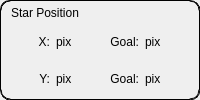
        <widget class="QFrame" name="star_pos_layout">
         <property name="sizePolicy">
          <sizepolicy hsizetype="Preferred" vsizetype="Preferred">
           <horstretch>0</horstretch>
           <verstretch>0</verstretch>
          </sizepolicy>
         </property>
         <property name="styleSheet">
          <string notr="true">border-radius: 10px;
border-style: ridge;
border-width: 1px;</string>
         </property>
         <property name="frameShape">
          <enum>QFrame::Panel</enum>
         </property>
         <layout class="QGridLayout" name="gridLayout_5" rowstretch="0,0,0" columnstretch="0,0,0,0">
          <property name="leftMargin">
           <number>10</number>
          </property>
          <property name="topMargin">
           <number>5</number>
          </property>
          <property name="rightMargin">
           <number>15</number>
          </property>
          <property name="bottomMargin">
           <number>5</number>
          </property>
          <property name="verticalSpacing">
           <number>-1</number>
          </property>
          <item row="2" column="2">
           <widget class="QLabel" name="goal_y_label">
            <property name="styleSheet">
             <string notr="true">border: 0px</string>
            </property>
            <property name="text">
             <string>Goal:</string>
            </property>
            <property name="alignment">
             <set>Qt::AlignRight|Qt::AlignTrailing|Qt::AlignVCenter</set>
            </property>
           </widget>
          </item>
          <item row="2" column="1">
           <widget class="QLabel" name="star_pos_y_act">
            <property name="styleSheet">
             <string notr="true">border: 0px</string>
            </property>
            <property name="text">
             <string>pix</string>
            </property>
           </widget>
          </item>
          <item row="1" column="1">
           <widget class="QLabel" name="star_pos_x_act">
            <property name="styleSheet">
             <string notr="true">border: 0px</string>
            </property>
            <property name="text">
             <string>pix</string>
            </property>
           </widget>
          </item>
          <item row="1" column="0">
           <widget class="QLabel" name="star_pos_x_label">
            <property name="styleSheet">
             <string notr="true">border: 0px</string>
            </property>
            <property name="midLineWidth">
             <number>0</number>
            </property>
            <property name="text">
             <string>X:</string>
            </property>
            <property name="alignment">
             <set>Qt::AlignRight|Qt::AlignTrailing|Qt::AlignVCenter</set>
            </property>
           </widget>
          </item>
          <item row="1" column="2">
           <widget class="QLabel" name="goal_x_label">
            <property name="styleSheet">
             <string notr="true">border: 0px</string>
            </property>
            <property name="text">
             <string>Goal:</string>
            </property>
            <property name="alignment">
             <set>Qt::AlignRight|Qt::AlignTrailing|Qt::AlignVCenter</set>
            </property>
           </widget>
          </item>
          <item row="2" column="0">
           <widget class="QLabel" name="star_pos_y_label">
            <property name="styleSheet">
             <string notr="true">border: 0px</string>
            </property>
            <property name="text">
             <string>Y:</string>
            </property>
            <property name="alignment">
             <set>Qt::AlignRight|Qt::AlignTrailing|Qt::AlignVCenter</set>
            </property>
           </widget>
          </item>
          <item row="0" column="0" colspan="4">
           <widget class="QLabel" name="star_pos_label">
            <property name="sizePolicy">
             <sizepolicy hsizetype="Preferred" vsizetype="Fixed">
              <horstretch>0</horstretch>
              <verstretch>0</verstretch>
             </sizepolicy>
            </property>
            <property name="styleSheet">
             <string notr="true">border: 0px</string>
            </property>
            <property name="text">
             <string>Star Position</string>
            </property>
            <property name="scaledContents">
             <bool>false</bool>
            </property>
            <property name="alignment">
             <set>Qt::AlignLeading|Qt::AlignLeft|Qt::AlignTop</set>
            </property>
           </widget>
          </item>
          <item row="1" column="3">
           <widget class="QLabel" name="star_pos_x_goal">
            <property name="styleSheet">
             <string notr="true">border: 0px</string>
            </property>
            <property name="text">
             <string>pix</string>
            </property>
           </widget>
          </item>
          <item row="2" column="3">
           <widget class="QLabel" name="star_pos_y_goal">
            <property name="styleSheet">
             <string notr="true">border: 0px</string>
            </property>
            <property name="text">
             <string>pix</string>
            </property>
           </widget>
          </item>
         </layout>
        </widget>
